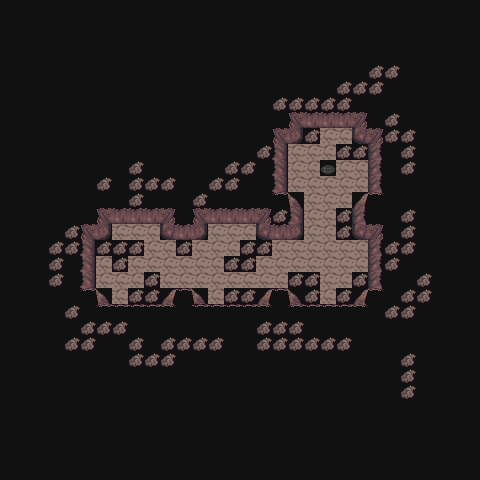

Tiled map render using the project's own tile images. Description and the map definition, with tile-layer contents summarised, below:
An orthogonal 30x30 tile map with 16x16 px tiles, 10 tile layers (other, Dirt, Grass, LedgesRight, ...), 1 hidden layer not drawn, 6 tilesets and 3 objects (bot spawn, door, bot).

<map version="1.0" orientation="orthogonal" width="30" height="30" tilewidth="16" tileheight="16">
 <properties>
  <property name="dayMonster" value="" />
  <property name="nightMonster" value="" />
  <property name="type" value="" />
  <property name="waterMonster" value="" />
  <property name="wildProbability" value="" />
 </properties>
 <tileset firstgid="1" source="../../../tileset/terra.tsx" />
 <tileset firstgid="1025" source="../../../tileset/wood.tsx" />
 <tileset firstgid="2049" source="../../../tileset/rename.tsx" />
 <tileset firstgid="3073" source="../../../tileset/building-small.tsx" />
 <tileset firstgid="4097" source="../../../tileset/animation.tsx" />
 <tileset firstgid="5121" source="../../../tileset/invisible.tsx" />
 <layer name="Walkable" width="30" height="30" visible="0">
  <data>[900 cells, 900 non-empty, 1 distinct tile ids]</data>
 </layer>
 <layer name="other" width="30" height="30">
  <data>[900 cells, 1 non-empty, 1 distinct tile ids]</data>
 </layer>
 <layer name="Dirt" width="30" height="30">
  <data>[900 cells, 0 non-empty, 0 distinct tile ids]</data>
 </layer>
 <layer name="Grass" width="30" height="30">
  <data>[900 cells, 68 non-empty, 1 distinct tile ids]</data>
 </layer>
 <layer name="LedgesRight" width="30" height="30">
  <data>[900 cells, 0 non-empty, 0 distinct tile ids]</data>
 </layer>
 <layer name="LedgesLeft" width="30" height="30">
  <data>[900 cells, 0 non-empty, 0 distinct tile ids]</data>
 </layer>
 <layer name="LedgesBottom" width="30" height="30">
  <data>[900 cells, 0 non-empty, 0 distinct tile ids]</data>
 </layer>
 <layer name="Water" width="30" height="30">
  <data>[900 cells, 0 non-empty, 0 distinct tile ids]</data>
 </layer>
 <layer name="other" width="30" height="30">
  <data>[900 cells, 0 non-empty, 0 distinct tile ids]</data>
 </layer>
 <layer name="Collisions" width="30" height="30">
  <data>[900 cells, 165 non-empty, 13 distinct tile ids]</data>
 </layer>
 <layer name="WalkBehind" width="30" height="30">
  <data>[900 cells, 900 non-empty, 1 distinct tile ids]</data>
 </layer>
 <objectgroup name="Moving" width="30" height="30">
  <object name="bot spawn" type="bot spawn" gid="5122" x="224" y="400" />
  <object name="door" type="door" gid="5123" x="320" y="176">
   <properties>
    <property name="map" value="3.14d" />
    <property name="x" value="20" />
    <property name="y" value="10" />
   </properties>
  </object>
 </objectgroup>
 <objectgroup name="Object" width="30" height="30">
  <object name="bot" type="bot" gid="5123" x="272" y="256">
   <properties>
    <property name="file" value="../../../bots-fights" />
    <property name="id" value="7099" />
    <property name="lookAt" value="left" />
    <property name="skin" value="terranite" />
   </properties>
  </object>
 </objectgroup>
</map>
